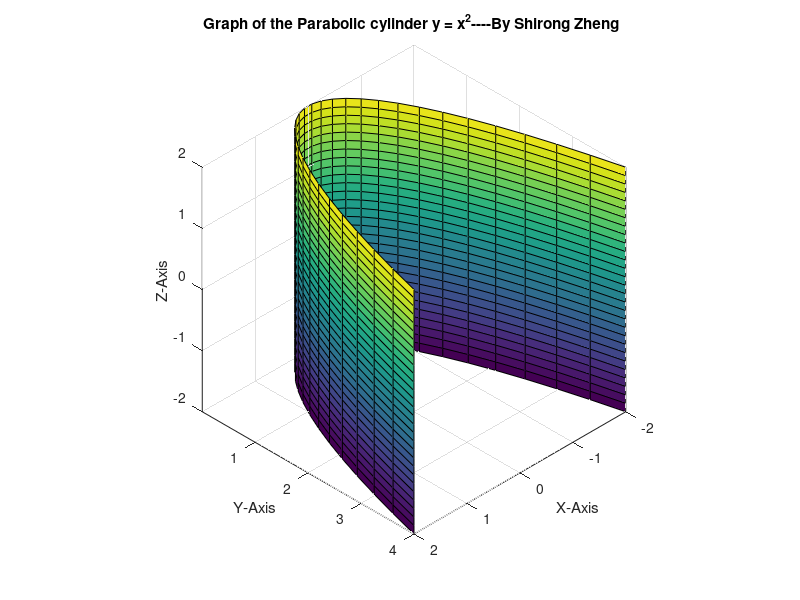

MATLAB code for this plot:
%% Shirong Zheng
%% Exercise 4.5

u=linspace(-2,2,30);
v=u;
[x,z]=meshgrid(u,v);
f=@(x,z)x.^2;
figure(8)
surf(x,f(x,z),z)

set(gca,'XTick',[-2:1:2]);
set(gca,'YTick',[0:1:4]);
set(gca,'ZTick',[-2:1:2]);

title('Graph of the Parabolic cylinder y = x^2----By Shirong Zheng ');
xlabel('X-Axis');
ylabel('Y-Axis');
zlabel('Z-Axis');
axis square;
axis([-2 2 min(min(f(x,z))) max(max(f(x,z))) -2 2]);
view([1,1,1]);
rotate3d on;
grid on;